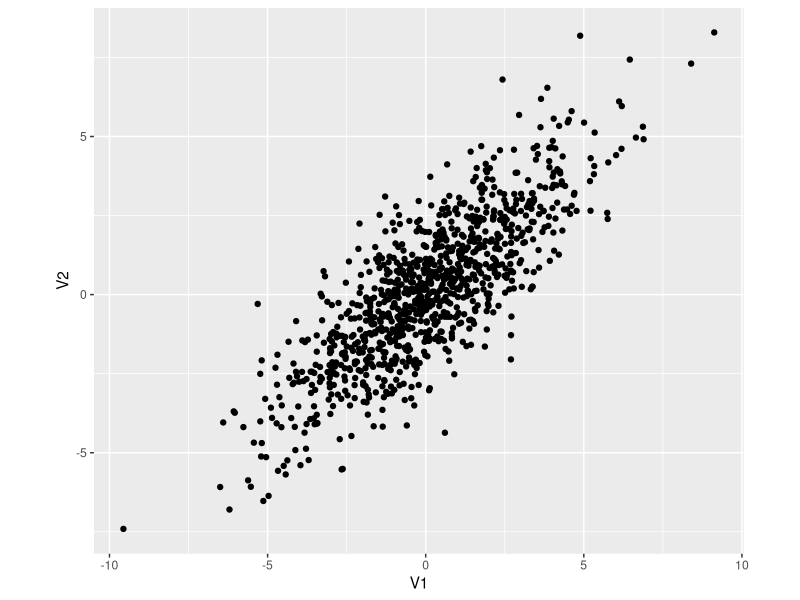
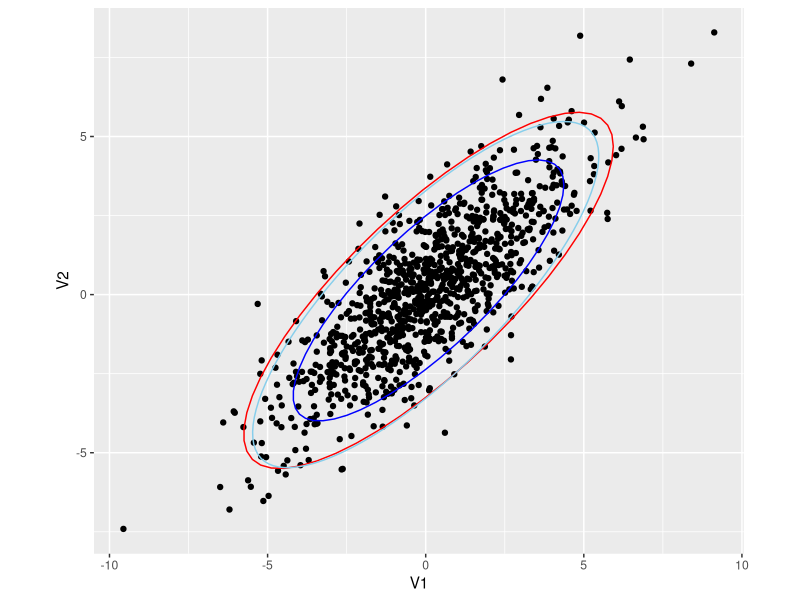
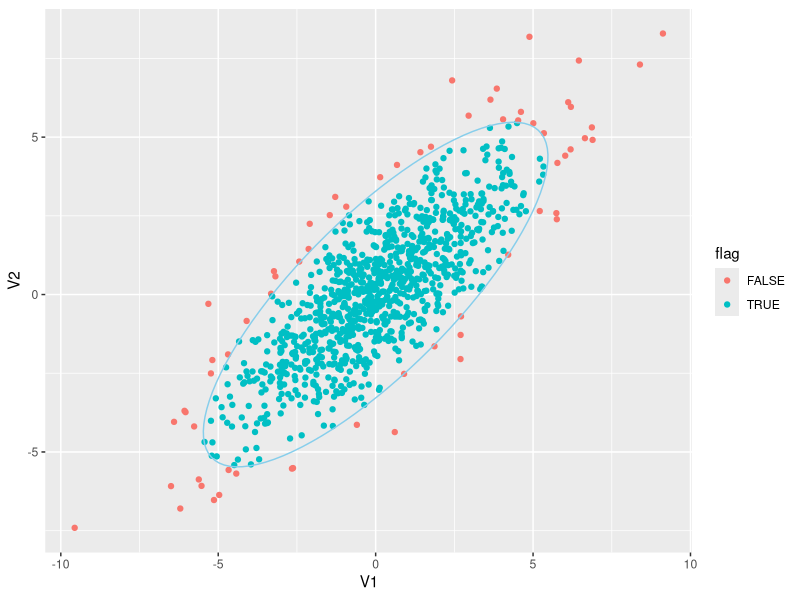

These figures' R source, in order:
## ---- chunk 1
knitr::opts_chunk$set(echo = TRUE)
## ---- chunk 2
library(tidyverse)
Sigma <- matrix(c(5, 4, 4, 5), nrow=2)
df <- MASS::mvrnorm(n=1000, mu=c(0, 0), Sigma=Sigma) %>% as_tibble()
ggplot(df, aes(V1, V2)) + 
  geom_point() +
  coord_fixed() +
  scale_x_continuous(breaks = seq(-10, 10, 5)) +
  scale_y_continuous(breaks = seq(-10, 10, 5)) -> p
p
## ---- chunk 3
eigen(Sigma)
## ---- chunk 4
c95 <- qchisq(.95, df=2)
ellips <- function(center = c(0,0), conf=c95, cov_mat, npoints = 100){
  t <- seq(0, 2*pi, len=npoints)
  #Sigma <- matrix(c(1, rho, rho, 1), 2, 2)
  Sigma <- cov_mat
  a <- sqrt(conf*eigen(Sigma)$values[2])
  b <- sqrt(conf*eigen(Sigma)$values[1])
  x <- center[1] + a*cos(t)
  y <- center[2] + b*sin(t)
  X <- cbind(x, y)
  R <- eigen(Sigma)$vectors
  data.frame(X%*%R)
}
dat <- ellips(center=c(0, 0), cov_mat=Sigma, c=c95, npoints=100)
p +
  stat_ellipse(type = "norm", level = 0.8, color = "blue") + 
  stat_ellipse(type = "norm", level = 0.95, color = "red") + 
  geom_path(data=dat, aes(x=X1, y=X2), colour='skyblue')
## ---- chunk 5
df <- df %>% 
  bind_cols(d = mahalanobis(df, center = c(0, 0), cov = Sigma)) %>% 
  mutate(flag = if_else(d < c95, TRUE, FALSE))
ggplot(df, aes(V1, V2, color=flag)) + 
  geom_point() +
  coord_fixed() +
  scale_x_continuous(breaks = seq(-10, 10, 5)) +
  scale_y_continuous(breaks = seq(-10, 10, 5)) +
  geom_path(data=dat, aes(x=X1, y=X2), colour='skyblue')
